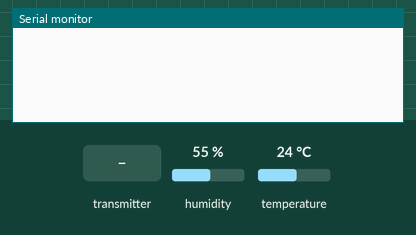
Recording of a sketch running on a simulated ESP8266 (NodeMCU). On the bench: the last lines printed to the serial monitor. Inputs (shaded band) come from the test bench; at power-on: humidity 55 %, temperature 24 °C.

Above: at 1.2 s.
1.3 s: the transmitter starts sending temp = 0
At 1.61 s:
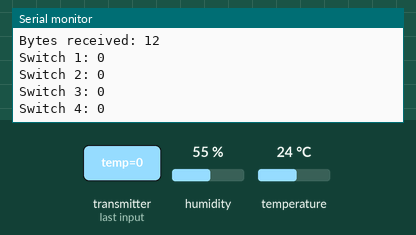
2.8 s: humidity set to 22 %
At 10.22 s:
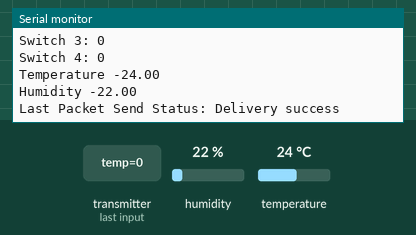
11.5 s: the transmitter starts sending sw1 = 1
13.0 s: the transmitter starts sending sw2 = 1
14.5 s: the transmitter starts sending sw3 = 1
16.0 s: the transmitter starts sending sw4 = 1
At 16.31 s:
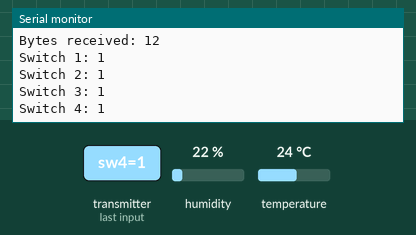
Timing chart, 0 to 18.5 s (numbered marks = the images above; inputs shaded):
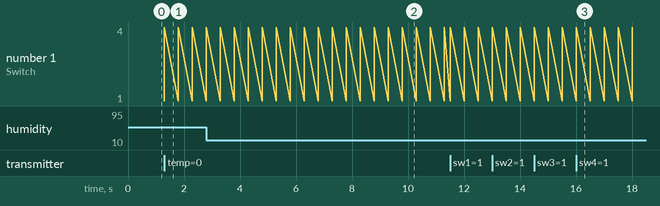

The sketch:

NodeMCU_Relay_DHT11.ino
```cpp
#include <ESP8266WiFi.h>
#include <espnow.h>

#include <Adafruit_Sensor.h>
#include <DHT.h>

// REPLACE WITH THE MAC Address of your receiver
uint8_t broadcastAddress[] = {0x24, 0x6F, 0x28, 0xA0, 0xC0, 0x8C};


#define Relay1            D6
#define Relay2            D2
#define Relay3            D1
#define Relay4            D5

// Digital pin connected to the DHT sensor
#define DHTPIN D7

// Sensor Type
#define DHTTYPE    DHT11     // DHT 11

DHT dht(DHTPIN, DHTTYPE);

// Define variables to store DHT readings to be sent
float temperature;
float humidity;
bool sw;

// Define variables to store incoming readings
float incomingTemp;
float incomingHum;
bool incomingSW1;
bool incomingSW2;
bool incomingSW3;
bool incomingSW4;

// Updates DHT readings every 10 seconds
const long interval = 10000;
unsigned long previousMillis = 0;    // will store last time DHT was updated

// Variable to store if sending data was successful
String success;

//Structure example to send data
//Must match the receiver structure
typedef struct struct_message {
    float temp;
    float hum;
    bool sw1;
    bool sw2;
    bool sw3;
    bool sw4;
} struct_message;

// Create a struct_message called DHTReadings to hold sensor readings
struct_message DHTReadings;

// Create a struct_message to hold incoming sensor readings
struct_message incomingReadings;

// Callback when data is sent
void OnDataSent(uint8_t *mac_addr, uint8_t sendStatus) {
  Serial.print("Last Packet Send Status: ");
  if (sendStatus == 0){
    Serial.println("Delivery success");
  }
  else{
    Serial.println("Delivery fail");
  }
}

// Callback when data is received
void OnDataRecv(uint8_t * mac, uint8_t *incomingData, uint8_t len) {
  memcpy(&incomingReadings, incomingData, sizeof(incomingReadings));
  Serial.print("Bytes received: ");
  Serial.println(len);
  Serial.print("Switch 1: ");Serial.println(incomingReadings.sw1);
  Serial.print("Switch 2: ");Serial.println(incomingReadings.sw2);
  Serial.print("Switch 3: ");Serial.println(incomingReadings.sw3);
  Serial.print("Switch 4: ");Serial.println(incomingReadings.sw4);
  digitalWrite(Relay1,incomingSW1);
  digitalWrite(Relay2,incomingSW2);
  digitalWrite(Relay3,incomingSW3);
  digitalWrite(Relay4,incomingSW4);
}

void getReadings(){
  // Read Temperature
  temperature = dht.readTemperature();
  // Read temperature as Fahrenheit (isFahrenheit = true)
  //float t = dht.readTemperature(true);
  if (isnan(temperature)){
    Serial.println("Failed to read from DHT");
    temperature = 0.0;
  }
  humidity = dht.readHumidity();
  if (isnan(humidity)){
    Serial.println("Failed to read from DHT");
    humidity = 0.0;
  }

  Serial.print("Temperature -");Serial.println(temperature);
  Serial.print("Humidity -");Serial.println(humidity);
}


void setup() {
  // Init Serial Monitor
  Serial.begin(115200);

  // Init DHT sensor
  dht.begin();

  // Set device as a Wi-Fi Station
  WiFi.mode(WIFI_STA);
  WiFi.disconnect();

  // Init ESP-NOW
  if (esp_now_init() != 0) {
    Serial.println("Error initializing ESP-NOW");
    return;
  }

  // Set ESP-NOW Role
  esp_now_set_self_role(ESP_NOW_ROLE_COMBO);

  // Once ESPNow is successfully Init, we will register for Send CB to
  // get the status of Trasnmitted packet
  esp_now_register_send_cb(OnDataSent);

  // Register peer
  esp_now_add_peer(broadcastAddress, ESP_NOW_ROLE_COMBO, 1, NULL, 0);

  // Register for a callback function that will be called when data is received
  esp_now_register_recv_cb(OnDataRecv);
}

void loop() {
  unsigned long currentMillis = millis();
  if (currentMillis - previousMillis >= interval) {
    // save the last time you updated the DHT values
    previousMillis = currentMillis;

    //Get DHT readings
    getReadings();

    //Set values to send
    DHTReadings.temp = temperature;
    DHTReadings.hum = humidity;

    // Send message via ESP-NOW
    esp_now_send(broadcastAddress, (uint8_t *) &DHTReadings, sizeof(DHTReadings));
  }
}
```

Measured:
- after the input at 1.3 s, the serial monitor: prints a new line at once (image 1)
- after the input at 2.8 s, the serial monitor: prints a new line after 7.2 s (image 2)
- after the input at 16.0 s, the serial monitor: prints a new line at once (image 3)
